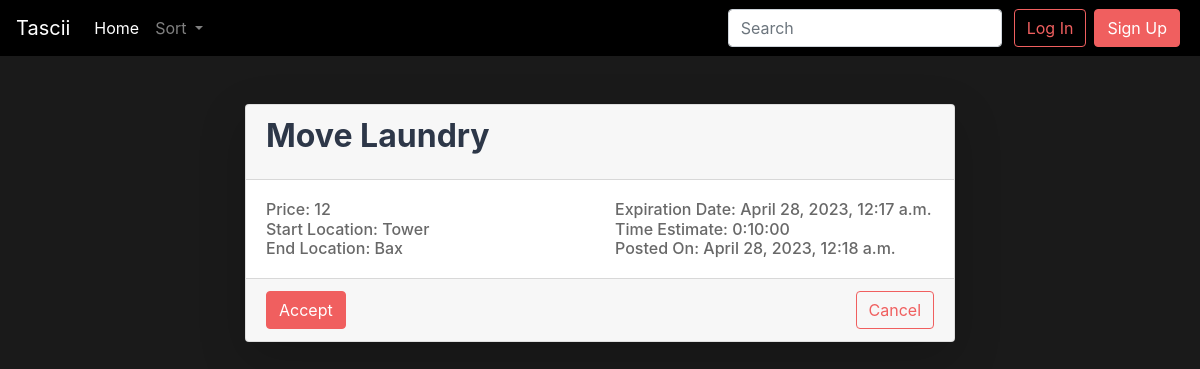
The page /view6/ on the database its author committed.
### feed/models.py (models this page shows)
class Post(models.Model):
    title = models.CharField(max_length=100)
    price = models.IntegerField()
    start_loc = models.CharField(max_length=100) # Could create custom location field to get long and lat too
    end_loc = models.CharField(max_length=100)
    expiration_date = models.DateTimeField()
    time_estimate = models.DurationField()
    user = models.ForeignKey(User, on_delete=models.CASCADE, related_name='%(class)s_post_created')
    created_at = models.DateTimeField(auto_now_add=True)
    status = models.CharField(max_length=20, default='open') # open, accepted, completed, cancelled
    filled_by = models.ForeignKey(User, on_delete=models.CASCADE, related_name='%(class)s_post_filled', null=True, blank=True)

### feed/views.py (the view)
# urls.py: path("view<int:pk>/", views.post_details, name="post_details"),
def post_details(request, pk):
    post = Post.objects.get(pk=pk)
    context = {
        'post': post
    }
    return render(request, 'post_details.html', context)

### feed/templates/post_details.html (shortened to what this page needs)
{% extends "base.html" %}
{% block styles %}
  {% load static %}
{% endblock %}
{% block page_content %}
  <div class="container mt-5">
    <div class="row">
      <div class="col-md-8 mx-auto">
        <div class="card shadow-lg">
          <div class="card-header bg-gray-500">
            <h3 class="card-title text-gray-800">{{ post.title }}</h3>
          </div>
          <div class="card-body">
            <div class="row">
              <div class="col-md-6">
                <h4 class="card-text text-gray-500"><span class="text-black">Price:</span> {{ post.price }}</h4>
                <h4 class="card-text text-gray-500"><span class="text-black">Start Location:</span> {{ post.start_loc }}</h4>
                <h4 class="card-text text-gray-500"><span class="text-black">End Location:</span> {{ post.end_loc }}</h4>
              </div>
              <div class="col-md-6">
                <h4 class="card-text text-gray-500"><span class="text-black">Expiration Date:</span> {{ post.expiration_date }}</h4>
                <h4 class="card-text text-gray-500"><span class="text-black">Time Estimate:</span> {{ post.time_estimate }}</h4>
                <h4 class="card-text text-gray-500"><span class="text-black">Posted On:</span> {{ post.created_at }}</h4>
              </div>
            </div>
          </div>
          <div class="card-footer d-flex justify-content-between">
            <form method="POST" action="{% url 'post_accept' post.id %}">
              <button type="submit" class="btn btn-primary">Accept</button>
            </form>
            <a href="{% url 'feed' %}" class="btn btn-outline-primary">Cancel</a>
          </div>
        </div>
      </div>
    </div>
  </div>
{% endblock %}

### feed/static/feed/main.css (style rules this page uses)
:root { --brand-color: #f05f5f; }
.btn-primary { background-color: var(--arc-palette-foregroundPrimary, var(--brand-color, black)) !important; border-color: var(--arc-palette-foregroundPrimary, var(--brand-color, black)) !important; }
.btn-outline-primary { color: var(--arc-palette-foregroundPrimary, var(--brand-color, black)) !important; border-color: var(--arc-palette-foregroundPrimary, var(--brand-color, black)) !important; background-color: transparent; background-image: none; }
body { color: white; background-color: #1a1a1a; }
.card-title { font-size: 2rem; font-weight: Bold; }
.card-text { font-size: 1rem; margin-bottom: 0px; }
.text-gray-800 { color: #2d3748; }
.text-gray-500 { color: #686868; }

### rows shown on the page
Post: title "Move Laundry", price "12", start_loc "Tower", end_loc "Bax", expiration_date "April 28, 2023, 12:17 a.m.", time_estimate "0:10:00", created_at "April 28, 2023, 12:18 a.m."
